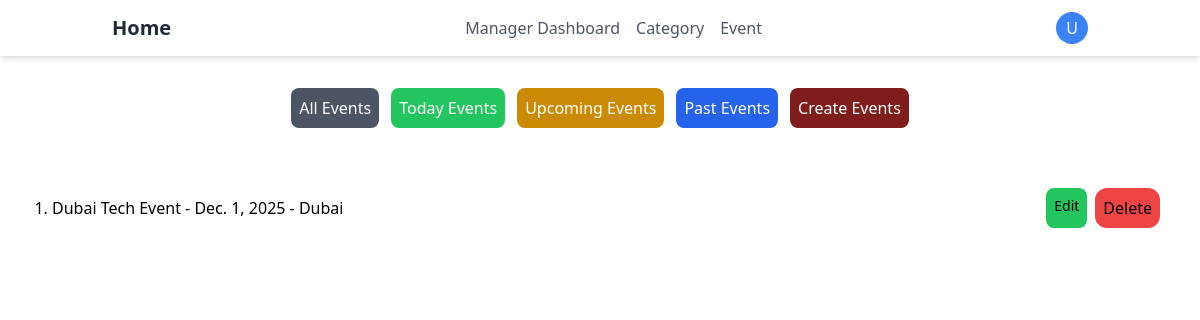
/users/admin_event/, run on an earlier commit of the app's database.
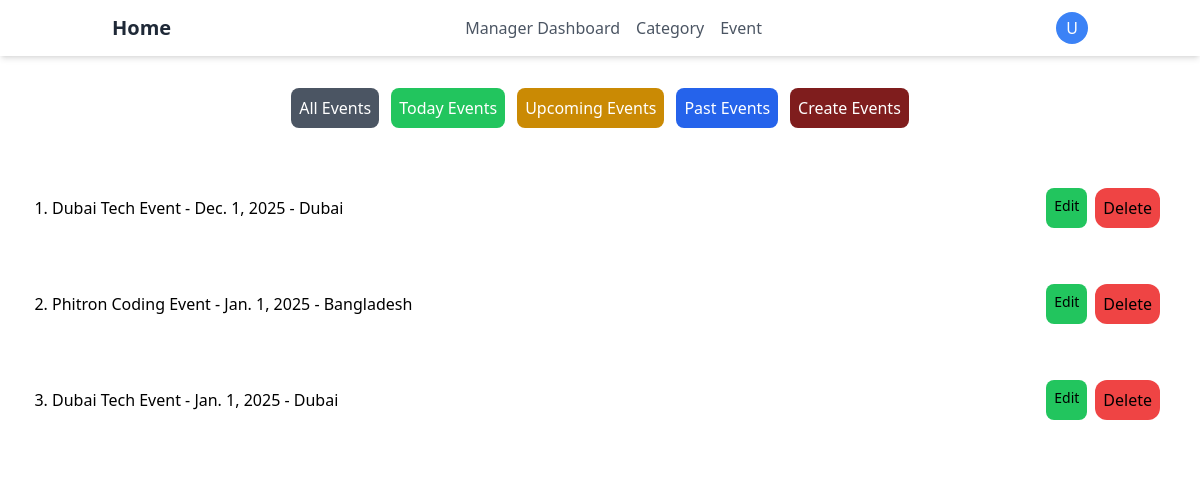
And on a later commit of the database.
### tasks/models.py (models this page shows, shortened)
class Event(models.Model):
    name = models.CharField(max_length=200)
    description = models.TextField(blank=True, null=True)
    date = models.DateField(db_index=True)
    time = models.TimeField(auto_now=True)
    location = models.CharField(max_length=250)
    email = models.EmailField(unique=True, blank=True, null=True)
    status = models.CharField(max_length=30, choices= [
        ('UPCOMING', 'upcoming'),
        ('COMPLETED', 'Completed')
    ], default='UPCOMING', db_index=True)
    asset = models.ImageField(upload_to='event_asset', blank=True, null=True)
    participants = models.ManyToManyField(
        settings.AUTH_USER_MODEL,
        related_name="rsvp_event",
        blank=True
        )
    category = models.ForeignKey(
        Category,
        on_delete= models.CASCADE,
        default=1,
        db_index=True
        )

### users/views.py (the view)
# urls.py: path('admin_event/', AdminEvent.as_view(), name='admin_event'),
class AdminEvent(ListView):
    model = Event
    template_name = "admin_event.html"
    context_object_name = "events"
    def get_queryset(self):
        type = self.request.GET.get('type', 'all')
        today = timezone.now().date()
        events = Event.objects.all()
        if type == 'today':
            events = Event.objects.filter(date = today)
        elif type == 'upcoming':
            events = Event.objects.filter(date__gte = today)
        elif type == 'completed':
            events = Event.objects.filter(status = 'COMPLETED')
        elif type == 'past':
            events = Event.objects.filter(date__lt = today)
        elif type == 'all':
            events = Event.objects.all()
        else:
            events = Event.objects.all()
        return events
    def get_context_data(self, **kwargs):
        context =  super().get_context_data(**kwargs)
        today = timezone.now().date()
        context['event_count'] = Event.objects.aggregate(
        total = Count('id'),
        upcoming = Count('id', filter=Q(status = 'UPCOMING')),
        completed = Count('id', filter=Q(status = 'COMPLETED')),
        today_event = Count('id', filter=Q(date = today)),
        past_event = Count('id', filter=Q(date__lt = today))
    )
        return context

### users/context_processors.py (called while the page is built)
def profile_image(request):
    print("Profile image context processor called")
    if request.user.is_authenticated:
        print(f"User is authenticated: {request.user}")
        if request.user.profile_image:
            print(f"Profile image URL: {request.user.profile_image.url}")
            return {'profile_image': request.user.profile_image.url}
        else:
            print("Profile image field is empty")
    else:
        print("User is not authenticated")
    return {'profile_image': None}

### users/templates/admin_event.html (shortened to what this page needs)
{% load static %}
<!DOCTYPE html>
<html lang="en">
<head>
    <link rel="stylesheet" href="{% static 'css/output.css' %}">
    <link rel="stylesheet" href="{% static "css/style.css" %}">
</head>
<body>
    <header class="bg-white shadow-md">
        <nav class="container mx-auto px-6 py-3">
          <div class="flex justify-between items-center">
            <a href="{% url "home" %}" class="text-xl font-bold text-gray-800"
              >Home</a
            >
            <div class="hidden md:flex space-x-4">
              <a
                href="{% url "admin_event" %}"
                class="text-gray-600 hover:text-gray-800"
                >Manager Dashboard</a
              >
                <div class="relative drpdwn">
                  <button id="category-text" class="text-gray-600 hover:text-gray-800">Category</button>
                </div>
                <a href="{% url "admin_event" %}" class="relative">
                  <button class="text-gray-600 rounded-full hover:text-gray-800">Event</button>
                </a>
            </div>
            <div class="flex items-center">
              <div class="relative">
                <button id="user-menu-button" class="rounded-full p-2 bg-blue-500 text-white w-8 h-8
                  flex items-center justify-center hover:bg-gray-700">
                      {% if user.groups.all.0.name == "Admin" %}
                          A
                      {% elif user.groups.all.0.name == "Manager" %}
                          M
                      {% else %}
                          U
                      {% endif %}
                  </button>
              </div>
            </div>
          </div>
        </nav>
    </header>
    <main>
        <div>
            <div class="mt-8 w-full flex flex-wrap justify-center gap-3">
                <a href="?type=all" class="createevent p-2 bg-gray-600 text-white rounded-lg ">All Events</a>
                <a href="?type=today" class="createevent p-2 bg-green-500 text-white rounded-lg">Today Events</a>
                <a href="?type=upcoming" class="createevent p-2 bg-yellow-600 text-white rounded-lg">Upcoming Events</a>
                <a href="?type=past" class="createevent p-2 bg-blue-600 text-white rounded-lg">Past Events</a>
                <a href={% url "create_event" %} class="createevent p-2 bg-red-900 text-white rounded-lg">Create Events</a>
            </div>
        </div>
        <div class="bg-white w-full p-5 mt-5 rounded-xl">
                <ol class="list-decimal space-y-4">
                    {% for event in events %}
                    <div class="flex flex-col md:flex-row justify-between items-start md:items-center gap-4 p-3">
                        <div class="mx-5">
                            <li class="font-medium">{{event.name}} - {{event.date}} - {{event.location}}</li>
                        </div>
                        <div class="m-2 flex gap-2 flex-wrap">
                            <a href="{% url 'update_event' event.id %}"
                            class="createevent bg-green-500 rounded-lg text-sm p-2 text-black "
                            >Edit</a>
                            <form action="{% url 'delete_event' event.id %}" method="POST">
                                <button type="submit" class="createevent bg-red-500 rounded-xl p-2 text-black">
                                    Delete
                                </button>
                            </form>
                        </div>
                    </div>
                    {% endfor %}
                </ol>
        </div>
    </main>
</body>
</html>

What changed in the data, as far as the page shows it:
added Event: name "Phitron Coding Event", date "Jan. 1, 2025", location "Bangladesh"
added Event: name "Dubai Tech Event", date "Jan. 1, 2025", location "Dubai"
